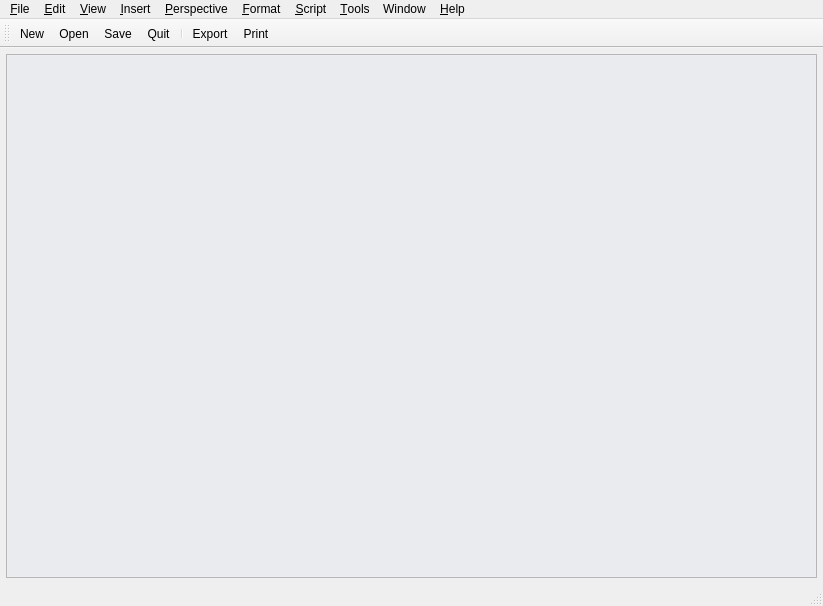
<ui version="4.0" >
 <author>Reinhard Katzmann</author>
 <comment></comment>
 <exportmacro></exportmacro>
 <class>MainWindow</class>
 <widget class="QMainWindow" name="MainWindow" >
  <property name="geometry" >
   <rect>
    <x>0</x>
    <y>0</y>
    <width>823</width>
    <height>606</height>
   </rect>
  </property>
  <property name="windowTitle" >
   <string>MainWindow</string>
  </property>
  <property name="statusTip" >
   <string/>
  </property>
  <widget class="QWidget" name="centralwidget" >
   <layout class="QGridLayout" >
    <property name="margin" >
     <number>6</number>
    </property>
    <property name="spacing" >
     <number>4</number>
    </property>
    <item row="0" column="0" >
     <widget class="QTabWidget" name="tabWidget" >
      <property name="sizePolicy" >
       <sizepolicy>
        <hsizetype>7</hsizetype>
        <vsizetype>7</vsizetype>
        <horstretch>0</horstretch>
        <verstretch>0</verstretch>
       </sizepolicy>
      </property>
      <property name="palette" >
       <palette>
        <active>
         <color>
          <red>0</red>
          <green>0</green>
          <blue>0</blue>
         </color>
         <color>
          <red>221</red>
          <green>223</green>
          <blue>228</blue>
         </color>
         <color>
          <red>255</red>
          <green>255</green>
          <blue>255</blue>
         </color>
         <color>
          <red>255</red>
          <green>255</green>
          <blue>255</blue>
         </color>
         <color>
          <red>85</red>
          <green>85</green>
          <blue>85</blue>
         </color>
         <color>
          <red>199</red>
          <green>199</green>
          <blue>199</blue>
         </color>
         <color>
          <red>0</red>
          <green>0</green>
          <blue>0</blue>
         </color>
         <color>
          <red>255</red>
          <green>255</green>
          <blue>255</blue>
         </color>
         <color>
          <red>0</red>
          <green>0</green>
          <blue>0</blue>
         </color>
         <color>
          <red>255</red>
          <green>255</green>
          <blue>255</blue>
         </color>
         <color>
          <red>255</red>
          <green>255</green>
          <blue>255</blue>
         </color>
         <color>
          <red>0</red>
          <green>0</green>
          <blue>0</blue>
         </color>
         <color>
          <red>103</red>
          <green>141</green>
          <blue>178</blue>
         </color>
         <color>
          <red>255</red>
          <green>255</green>
          <blue>255</blue>
         </color>
         <color>
          <red>0</red>
          <green>0</green>
          <blue>238</blue>
         </color>
         <color>
          <red>82</red>
          <green>24</green>
          <blue>139</blue>
         </color>
         <color>
          <red>255</red>
          <green>255</green>
          <blue>255</blue>
         </color>
        </active>
        <inactive>
         <color>
          <red>0</red>
          <green>0</green>
          <blue>0</blue>
         </color>
         <color>
          <red>221</red>
          <green>223</green>
          <blue>228</blue>
         </color>
         <color>
          <red>255</red>
          <green>255</green>
          <blue>255</blue>
         </color>
         <color>
          <red>255</red>
          <green>255</green>
          <blue>255</blue>
         </color>
         <color>
          <red>85</red>
          <green>85</green>
          <blue>85</blue>
         </color>
         <color>
          <red>199</red>
          <green>199</green>
          <blue>199</blue>
         </color>
         <color>
          <red>0</red>
          <green>0</green>
          <blue>0</blue>
         </color>
         <color>
          <red>255</red>
          <green>255</green>
          <blue>255</blue>
         </color>
         <color>
          <red>0</red>
          <green>0</green>
          <blue>0</blue>
         </color>
         <color>
          <red>255</red>
          <green>255</green>
          <blue>255</blue>
         </color>
         <color>
          <red>255</red>
          <green>255</green>
          <blue>255</blue>
         </color>
         <color>
          <red>0</red>
          <green>0</green>
          <blue>0</blue>
         </color>
         <color>
          <red>103</red>
          <green>141</green>
          <blue>178</blue>
         </color>
         <color>
          <red>255</red>
          <green>255</green>
          <blue>255</blue>
         </color>
         <color>
          <red>0</red>
          <green>0</green>
          <blue>238</blue>
         </color>
         <color>
          <red>82</red>
          <green>24</green>
          <blue>139</blue>
         </color>
         <color>
          <red>255</red>
          <green>255</green>
          <blue>255</blue>
         </color>
        </inactive>
        <disabled>
         <color>
          <red>128</red>
          <green>128</green>
          <blue>128</blue>
         </color>
         <color>
          <red>221</red>
          <green>223</green>
          <blue>228</blue>
         </color>
         <color>
          <red>255</red>
          <green>255</green>
          <blue>255</blue>
         </color>
         <color>
          <red>255</red>
          <green>255</green>
          <blue>255</blue>
         </color>
         <color>
          <red>85</red>
          <green>85</green>
          <blue>85</blue>
         </color>
         <color>
          <red>199</red>
          <green>199</green>
          <blue>199</blue>
         </color>
         <color>
          <red>199</red>
          <green>199</green>
          <blue>199</blue>
         </color>
         <color>
          <red>255</red>
          <green>255</green>
          <blue>255</blue>
         </color>
         <color>
          <red>128</red>
          <green>128</green>
          <blue>128</blue>
         </color>
         <color>
          <red>255</red>
          <green>255</green>
          <blue>255</blue>
         </color>
         <color>
          <red>255</red>
          <green>255</green>
          <blue>255</blue>
         </color>
         <color>
          <red>0</red>
          <green>0</green>
          <blue>0</blue>
         </color>
         <color>
          <red>86</red>
          <green>117</green>
          <blue>148</blue>
         </color>
         <color>
          <red>255</red>
          <green>255</green>
          <blue>255</blue>
         </color>
         <color>
          <red>0</red>
          <green>0</green>
          <blue>238</blue>
         </color>
         <color>
          <red>82</red>
          <green>24</green>
          <blue>139</blue>
         </color>
         <color>
          <red>255</red>
          <green>255</green>
          <blue>255</blue>
         </color>
        </disabled>
       </palette>
      </property>
      <property name="tabPosition" >
       <enum>QTabWidget::South</enum>
      </property>
     </widget>
    </item>
   </layout>
  </widget>
  <widget class="QMenuBar" name="menubar" >
   <property name="geometry" >
    <rect>
     <x>0</x>
     <y>0</y>
     <width>823</width>
     <height>36</height>
    </rect>
   </property>
   <widget class="QMenu" name="menu_Script" >
    <property name="title" >
     <string>&amp;Script</string>
    </property>
    <addaction name="action_Record_script" />
    <addaction name="action_Play_script" />
    <addaction name="action_Edit_script" />
   </widget>
   <widget class="QMenu" name="menuTools" >
    <property name="title" >
     <string>&amp;Tools</string>
    </property>
    <addaction name="action_Enable_external_MIDI_mode" />
    <addaction name="actionTranspose" />
    <addaction name="actionNote_count" />
    <addaction name="separator" />
    <addaction name="actionSettings" />
   </widget>
   <widget class="QMenu" name="menuHelp" >
    <property name="title" >
     <string>&amp;Help</string>
    </property>
    <addaction name="actionCanorus_handbook" />
    <addaction name="actionWhat_s_this" />
    <addaction name="actionTip_of_the_day" />
    <addaction name="separator" />
    <addaction name="actionAbout_Canorus" />
    <addaction name="actionAbout_Qt" />
   </widget>
   <widget class="QMenu" name="menuWindow" >
    <property name="title" >
     <string>Window</string>
    </property>
    <addaction name="actionSplit_horizontally" />
    <addaction name="actionSplit_vertically" />
    <addaction name="actionUnsplit" />
    <addaction name="separator" />
    <addaction name="actionNew_viewport" />
   </widget>
   <widget class="QMenu" name="menuFormat" >
    <property name="title" >
     <string>&amp;Format</string>
    </property>
    <addaction name="action_Staff_properties" />
    <addaction name="action_Voice_properties" />
    <addaction name="action_Note_properties" />
    <addaction name="action_Document_layout" />
   </widget>
   <widget class="QMenu" name="menu_Perspective" >
    <property name="title" >
     <string>&amp;Perspective</string>
    </property>
    <addaction name="action_Select_perspective" />
    <addaction name="actionEdit_perspective" />
    <addaction name="action_Insert_perspective" />
    <addaction name="action_Replace_perspective" />
    <addaction name="separator" />
    <addaction name="action_Layout_perspective" />
    <addaction name="actionSource_view_perspective" />
    <addaction name="separator" />
    <addaction name="actionLyrics_perspective" />
    <addaction name="actionChord_perspective" />
    <addaction name="action_Figured_bass_perspective" />
    <addaction name="actionFigured_functions_perspective" />
   </widget>
   <widget class="QMenu" name="menuInsert" >
    <property name="title" >
     <string>&amp;View</string>
    </property>
    <widget class="QMenu" name="menuZoom" >
     <property name="title" >
      <string>Zoom</string>
     </property>
     <addaction name="actionZoom_In" />
     <addaction name="actionZoom_Out" />
     <addaction name="actionZoom_100" />
     <addaction name="actionZoom_page_width" />
    </widget>
    <addaction name="menuZoom" />
    <addaction name="actionZoom_Level" />
    <addaction name="separator" />
    <addaction name="action_Read_pnly_mode" />
    <addaction name="actionLyric_s_view" />
    <addaction name="actionTime_grid" />
    <addaction name="action_Time_ruler" />
    <addaction name="action_Bar_ruler" />
    <addaction name="separator" />
    <addaction name="actionGoto_bar" />
    <addaction name="actionStatus_bar" />
    <addaction name="action_Fullscreen" />
   </widget>
   <widget class="QMenu" name="menu_Insert" >
    <property name="title" >
     <string>&amp;Insert</string>
    </property>
    <addaction name="action_Clef" />
    <addaction name="action_Time_signature" />
    <addaction name="action_Key_signature" />
    <addaction name="separator" />
    <addaction name="action_Special_barline" />
    <addaction name="action_Expression_marks" />
    <addaction name="actionC_hord" />
    <addaction name="action_Pedal_markings" />
    <addaction name="action_Octaviation" />
    <addaction name="action_Instrument_change" />
    <addaction name="action_Midi_instruction" />
   </widget>
   <widget class="QMenu" name="menuEdit" >
    <property name="title" >
     <string>&amp;Edit</string>
    </property>
    <addaction name="action_Undo" />
    <addaction name="action_Redo" />
    <addaction name="separator" />
    <addaction name="actionC_ut" />
    <addaction name="action_Copy" />
    <addaction name="action_Paste" />
    <addaction name="actionPaste_special" />
    <addaction name="actionPaste_as_new_sheet" />
    <addaction name="separator" />
    <addaction name="actionSelect_all" />
    <addaction name="actionInvert_Selection" />
   </widget>
   <widget class="QMenu" name="menuFile" >
    <property name="title" >
     <string>&amp;File</string>
    </property>
    <addaction name="actionNew" />
    <addaction name="actionNew_sheet" />
    <addaction name="actionNew_document_wizard" />
    <addaction name="separator" />
    <addaction name="actionOpen" />
    <addaction name="actionOpen_Recent" />
    <addaction name="separator" />
    <addaction name="actionSave" />
    <addaction name="actionSave_as" />
    <addaction name="actionClose" />
    <addaction name="separator" />
    <addaction name="actionImport" />
    <addaction name="actionExport" />
    <addaction name="separator" />
    <addaction name="actionDocument_properties" />
    <addaction name="actionPrint_preview" />
    <addaction name="actionPrint" />
    <addaction name="separator" />
    <addaction name="actionQuit" />
   </widget>
   <addaction name="menuFile" />
   <addaction name="menuEdit" />
   <addaction name="menuInsert" />
   <addaction name="menu_Insert" />
   <addaction name="menu_Perspective" />
   <addaction name="menuFormat" />
   <addaction name="menu_Script" />
   <addaction name="menuTools" />
   <addaction name="menuWindow" />
   <addaction name="menuHelp" />
  </widget>
  <widget class="QStatusBar" name="statusbar" >
   <property name="geometry" >
    <rect>
     <x>0</x>
     <y>577</y>
     <width>823</width>
     <height>29</height>
    </rect>
   </property>
  </widget>
  <widget class="QToolBar" name="toolBar" >
   <property name="orientation" >
    <enum>Qt::Horizontal</enum>
   </property>
   <attribute name="toolBarArea" >
    <number>4</number>
   </attribute>
   <addaction name="actionNew" />
   <addaction name="actionOpen" />
   <addaction name="actionSave" />
   <addaction name="actionQuit" />
   <addaction name="separator" />
   <addaction name="actionExport" />
   <addaction name="actionPrint" />
  </widget>
  <action name="actionQuit" >
   <property name="icon" >
    <iconset resource="mainwin.qrc" >:/menu/images/exit.png</iconset>
   </property>
   <property name="text" >
    <string>&amp;Quit</string>
   </property>
   <property name="shortcut" >
    <string>Ctrl+Q</string>
   </property>
  </action>
  <action name="actionNew" >
   <property name="icon" >
    <iconset resource="mainwin.qrc" >:/menu/images/filenew.png</iconset>
   </property>
   <property name="text" >
    <string>&amp;New</string>
   </property>
   <property name="shortcut" >
    <string>Ctrl+N</string>
   </property>
  </action>
  <action name="actionNew_document_wizard" >
   <property name="text" >
    <string>New document &amp;wizard...</string>
   </property>
  </action>
  <action name="actionOpen" >
   <property name="icon" >
    <iconset resource="mainwin.qrc" >:/menu/images/fileopen.png</iconset>
   </property>
   <property name="text" >
    <string>&amp;Open...</string>
   </property>
   <property name="shortcut" >
    <string>Ctrl+O</string>
   </property>
  </action>
  <action name="actionSave" >
   <property name="icon" >
    <iconset resource="mainwin.qrc" >:/menu/images/filesave.png</iconset>
   </property>
   <property name="text" >
    <string>&amp;Save</string>
   </property>
   <property name="shortcut" >
    <string>Ctrl+S</string>
   </property>
  </action>
  <action name="actionSave_as" >
   <property name="text" >
    <string>Save &amp;as...</string>
   </property>
  </action>
  <action name="actionClose" >
   <property name="text" >
    <string>&amp;Close</string>
   </property>
  </action>
  <action name="actionDocument_properties" >
   <property name="text" >
    <string>&amp;Document properties...</string>
   </property>
  </action>
  <action name="actionImport" >
   <property name="text" >
    <string>&amp;Import...</string>
   </property>
  </action>
  <action name="actionExport" >
   <property name="icon" >
    <iconset resource="mainwin.qrc" >:/menu/images/exportlilypond.png</iconset>
   </property>
   <property name="text" >
    <string>&amp;Export...</string>
   </property>
   <property name="shortcut" >
    <string>Ctrl+E</string>
   </property>
  </action>
  <action name="actionPrint_preview" >
   <property name="text" >
    <string>Print pre&amp;view...</string>
   </property>
  </action>
  <action name="actionPrint" >
   <property name="icon" >
    <iconset resource="mainwin.qrc" >:/menu/images/fileprint.png</iconset>
   </property>
   <property name="text" >
    <string>&amp;Print...</string>
   </property>
   <property name="shortcut" >
    <string>Ctrl+P</string>
   </property>
  </action>
  <action name="actionOpen_Recent" >
   <property name="text" >
    <string>Open Recent</string>
   </property>
  </action>
  <action name="action_Undo" >
   <property name="icon" >
    <iconset resource="mainwin.qrc" >:/menu/images/editundo.png</iconset>
   </property>
   <property name="text" >
    <string>&amp;Undo</string>
   </property>
   <property name="shortcut" >
    <string>Ctrl+Z</string>
   </property>
  </action>
  <action name="action_Redo" >
   <property name="icon" >
    <iconset resource="mainwin.qrc" >:/menu/images/editredo.png</iconset>
   </property>
   <property name="text" >
    <string>&amp;Redo</string>
   </property>
   <property name="shortcut" >
    <string>Ctrl+Y</string>
   </property>
  </action>
  <action name="action_Copy" >
   <property name="icon" >
    <iconset resource="mainwin.qrc" >:/menu/images/editcopy.png</iconset>
   </property>
   <property name="text" >
    <string>&amp;Copy</string>
   </property>
   <property name="shortcut" >
    <string>Ctrl+C</string>
   </property>
  </action>
  <action name="actionC_ut" >
   <property name="icon" >
    <iconset resource="mainwin.qrc" >:/menu/images/editcut.png</iconset>
   </property>
   <property name="text" >
    <string>C&amp;ut</string>
   </property>
   <property name="shortcut" >
    <string>Ctrl+X</string>
   </property>
  </action>
  <action name="action_Paste" >
   <property name="icon" >
    <iconset resource="mainwin.qrc" >:/menu/images/editpaste.png</iconset>
   </property>
   <property name="text" >
    <string>&amp;Paste</string>
   </property>
   <property name="shortcut" >
    <string>Ctrl+V</string>
   </property>
  </action>
  <action name="actionPaste_special" >
   <property name="text" >
    <string>Paste &amp;special...</string>
   </property>
  </action>
  <action name="actionPaste_as_new_sheet" >
   <property name="text" >
    <string>Paste as &amp;new sheet</string>
   </property>
  </action>
  <action name="actionSelect_all" >
   <property name="text" >
    <string>Select &amp;all</string>
   </property>
   <property name="shortcut" >
    <string>Ctrl+A</string>
   </property>
  </action>
  <action name="actionInvert_Selection" >
   <property name="text" >
    <string>Invert Selection</string>
   </property>
  </action>
  <action name="actionZoom_Level" >
   <property name="text" >
    <string>Zoom &amp;Level...</string>
   </property>
  </action>
  <action name="actionZoom_In" >
   <property name="text" >
    <string>Zoom &amp;In</string>
   </property>
   <property name="shortcut" >
    <string>Ctrl++</string>
   </property>
  </action>
  <action name="actionZoom_Out" >
   <property name="text" >
    <string>Zoom &amp;Out</string>
   </property>
   <property name="shortcut" >
    <string>Ctrl+-</string>
   </property>
  </action>
  <action name="actionZoom_100" >
   <property name="text" >
    <string>Zoom &amp;100%</string>
   </property>
  </action>
  <action name="actionZoom_page_width" >
   <property name="text" >
    <string>Zoom &amp;page width</string>
   </property>
  </action>
  <action name="action_Read_pnly_mode" >
   <property name="text" >
    <string>&amp;Read-only mode</string>
   </property>
  </action>
  <action name="actionLyric_s_view" >
   <property name="text" >
    <string>Lyric&amp;s view</string>
   </property>
  </action>
  <action name="actionTime_grid" >
   <property name="text" >
    <string>Time &amp;grid</string>
   </property>
  </action>
  <action name="action_Time_ruler" >
   <property name="text" >
    <string>&amp;Time ruler</string>
   </property>
  </action>
  <action name="action_Bar_ruler" >
   <property name="text" >
    <string>&amp;Bar ruler</string>
   </property>
  </action>
  <action name="actionGoto_bar" >
   <property name="text" >
    <string>G&amp;oto bar...</string>
   </property>
   <property name="shortcut" >
    <string>Ctrl+G</string>
   </property>
  </action>
  <action name="actionStatus_bar" >
   <property name="checkable" >
    <bool>true</bool>
   </property>
   <property name="checked" >
    <bool>true</bool>
   </property>
   <property name="text" >
    <string>St&amp;atus bar</string>
   </property>
  </action>
  <action name="action_Fullscreen" >
   <property name="checkable" >
    <bool>true</bool>
   </property>
   <property name="text" >
    <string>&amp;Fullscreen</string>
   </property>
  </action>
  <action name="action_Clef" >
   <property name="text" >
    <string>&amp;Clef...</string>
   </property>
  </action>
  <action name="action_Time_signature" >
   <property name="text" >
    <string>&amp;Time signature...</string>
   </property>
  </action>
  <action name="action_Key_signature" >
   <property name="text" >
    <string>&amp;Key signature...</string>
   </property>
  </action>
  <action name="action_Special_barline" >
   <property name="text" >
    <string>&amp;Special barline...</string>
   </property>
  </action>
  <action name="action_Expression_marks" >
   <property name="text" >
    <string>&amp;Expression marks...</string>
   </property>
  </action>
  <action name="actionC_hord" >
   <property name="text" >
    <string>C&amp;hord...</string>
   </property>
  </action>
  <action name="action_Pedal_markings" >
   <property name="text" >
    <string>&amp;Pedal markings...</string>
   </property>
  </action>
  <action name="action_Octaviation" >
   <property name="text" >
    <string>&amp;Octaviation...</string>
   </property>
  </action>
  <action name="action_Instrument_change" >
   <property name="text" >
    <string>&amp;Instrument change...</string>
   </property>
  </action>
  <action name="action_Midi_instruction" >
   <property name="text" >
    <string>&amp;Midi instruction...</string>
   </property>
  </action>
  <action name="action_Select_perspective" >
   <property name="text" >
    <string>&amp;Select perspective</string>
   </property>
  </action>
  <action name="actionEdit_perspective" >
   <property name="text" >
    <string>&amp;Edit perspective</string>
   </property>
  </action>
  <action name="action_Insert_perspective" >
   <property name="text" >
    <string>&amp;Insert perspective</string>
   </property>
  </action>
  <action name="action_Replace_perspective" >
   <property name="text" >
    <string>&amp;Replace perspective</string>
   </property>
  </action>
  <action name="action_Layout_perspective" >
   <property name="checkable" >
    <bool>true</bool>
   </property>
   <property name="text" >
    <string>&amp;Layout perspective</string>
   </property>
  </action>
  <action name="actionLyrics_perspective" >
   <property name="checkable" >
    <bool>true</bool>
   </property>
   <property name="text" >
    <string>L&amp;yrics perspective</string>
   </property>
  </action>
  <action name="actionChord_perspective" >
   <property name="checkable" >
    <bool>true</bool>
   </property>
   <property name="text" >
    <string>&amp;Chord perspective</string>
   </property>
  </action>
  <action name="actionSource_view_perspective" >
   <property name="checkable" >
    <bool>true</bool>
   </property>
   <property name="text" >
    <string>Source &amp;view perspective</string>
   </property>
  </action>
  <action name="action_Figured_bass_perspective" >
   <property name="checkable" >
    <bool>true</bool>
   </property>
   <property name="text" >
    <string>Figured &amp;bass perspective</string>
   </property>
  </action>
  <action name="actionFigured_functions_perspective" >
   <property name="checkable" >
    <bool>true</bool>
   </property>
   <property name="text" >
    <string>Figured &amp;functions perspective</string>
   </property>
  </action>
  <action name="action_Staff_properties" >
   <property name="text" >
    <string>&amp;Staff properties...</string>
   </property>
  </action>
  <action name="action_Voice_properties" >
   <property name="text" >
    <string>&amp;Voice properties...</string>
   </property>
  </action>
  <action name="action_Note_properties" >
   <property name="text" >
    <string>&amp;Note properties...</string>
   </property>
  </action>
  <action name="action_Document_layout" >
   <property name="text" >
    <string>&amp;Document layout...</string>
   </property>
  </action>
  <action name="action_Record_script" >
   <property name="checkable" >
    <bool>true</bool>
   </property>
   <property name="text" >
    <string>&amp;Record script</string>
   </property>
  </action>
  <action name="action_Play_script" >
   <property name="text" >
    <string>&amp;Play script...</string>
   </property>
  </action>
  <action name="action_Edit_script" >
   <property name="text" >
    <string>&amp;Edit script...</string>
   </property>
  </action>
  <action name="action_Enable_external_MIDI_mode" >
   <property name="checkable" >
    <bool>true</bool>
   </property>
   <property name="text" >
    <string>&amp;Enable external MIDI mode</string>
   </property>
  </action>
  <action name="actionTranspose" >
   <property name="text" >
    <string>&amp;Transpose...</string>
   </property>
  </action>
  <action name="actionNote_count" >
   <property name="text" >
    <string>Note &amp;count...</string>
   </property>
  </action>
  <action name="actionSettings" >
   <property name="text" >
    <string>&amp;Settings...</string>
   </property>
  </action>
  <action name="actionCanorus_handbook" >
   <property name="text" >
    <string>Canorus &amp;handbook...</string>
   </property>
  </action>
  <action name="actionWhat_s_this" >
   <property name="text" >
    <string>What's &amp;this</string>
   </property>
  </action>
  <action name="actionTip_of_the_day" >
   <property name="checkable" >
    <bool>true</bool>
   </property>
   <property name="text" >
    <string>Tip of the &amp;day</string>
   </property>
  </action>
  <action name="actionAbout_Canorus" >
   <property name="text" >
    <string>About &amp;Canorus...</string>
   </property>
  </action>
  <action name="actionAbout_Qt" >
   <property name="text" >
    <string>About &amp;Qt...</string>
   </property>
  </action>
  <action name="actionSplit_horizontally" >
   <property name="text" >
    <string>Split horizontally</string>
   </property>
  </action>
  <action name="actionSplit_vertically" >
   <property name="text" >
    <string>Split vertically</string>
   </property>
  </action>
  <action name="actionUnsplit" >
   <property name="text" >
    <string>Unsplit</string>
   </property>
  </action>
  <action name="actionNew_viewport" >
   <property name="text" >
    <string>New viewport</string>
   </property>
  </action>
  <action name="actionNew_sheet" >
   <property name="text" >
    <string>New sheet</string>
   </property>
  </action>
 </widget>
 <pixmapfunction></pixmapfunction>
 <resources>
  <include location="mainwin.qrc" />
 </resources>
 <connections>
  <connection>
   <sender>actionQuit</sender>
   <signal>triggered()</signal>
   <receiver>MainWindow</receiver>
   <slot>close()</slot>
   <hints>
    <hint type="sourcelabel" >
     <x>-1</x>
     <y>-1</y>
    </hint>
    <hint type="destinationlabel" >
     <x>402</x>
     <y>301</y>
    </hint>
   </hints>
  </connection>
 </connections>
</ui>
